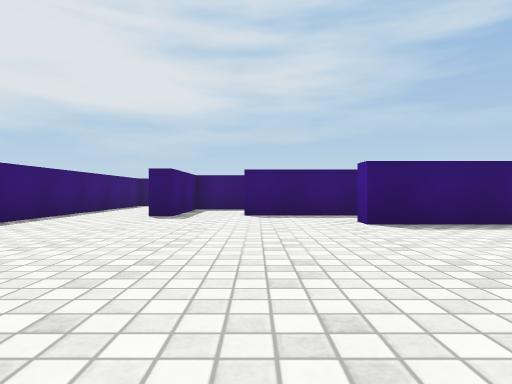
[1] (above)

14 first-person views from a walk through a Unity game level. The camera is 0.51 m above the floor, looks level and sees 75° across. The floor is counted in squares, 1 m on a side. Each view is taken from the middle of a square. On the plan, view 1 faces up. The plan holds only what a view shows up to about 9 squares ahead; the rest is blank. The player character is not drawn. Surface patterns are stand-ins for the level's own textures.

[2]
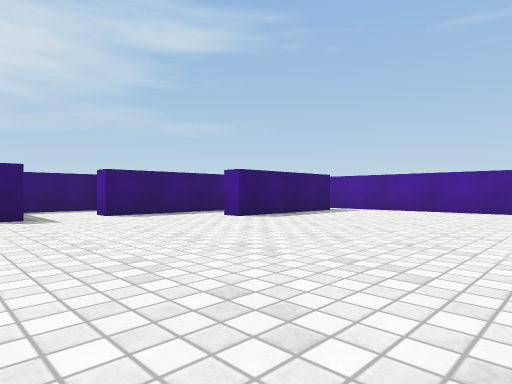

[3]
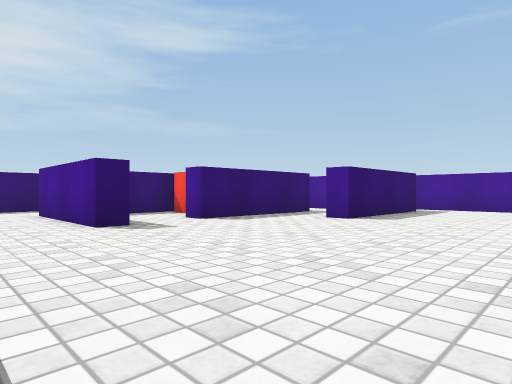

[4]
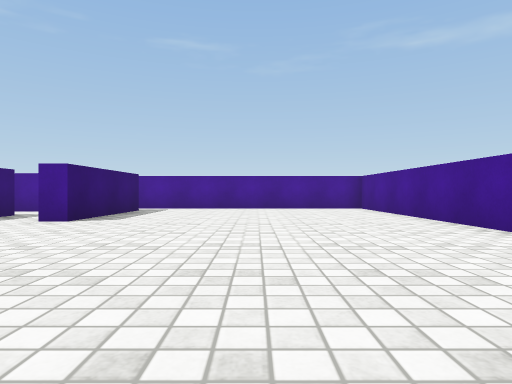

[5]
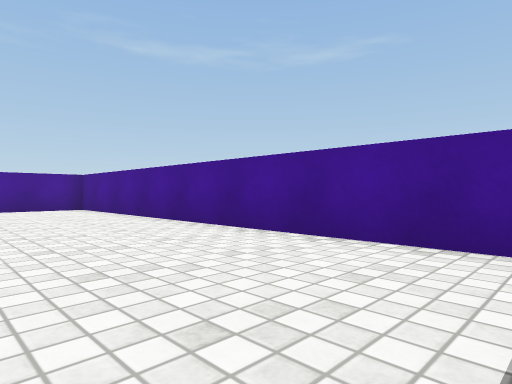

[6]
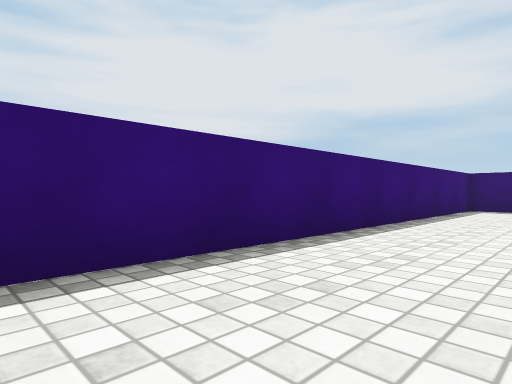

[7]
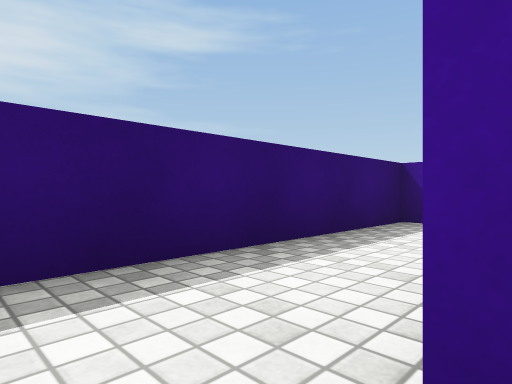

[8]
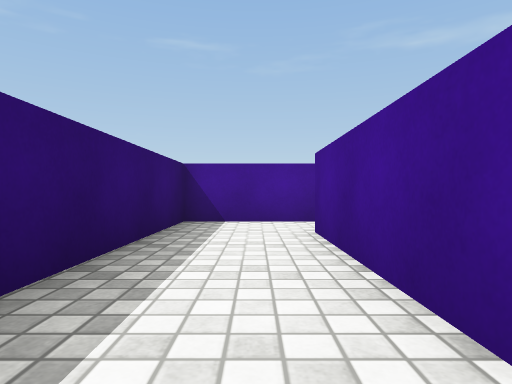

[9]
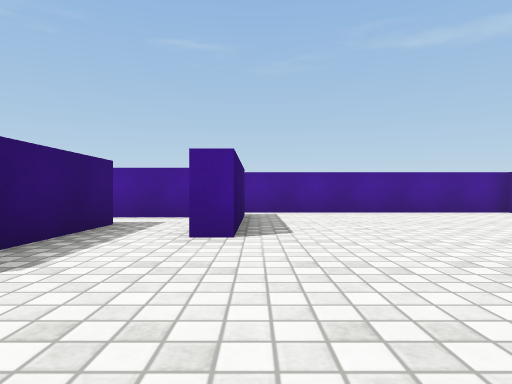

[10]
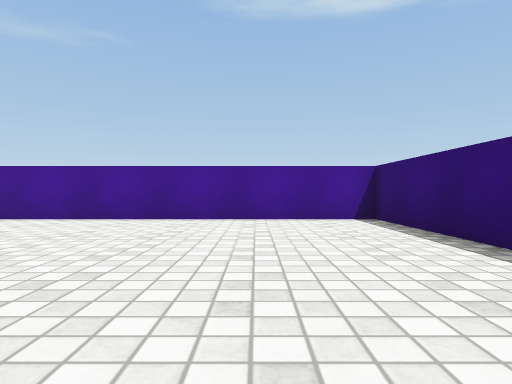

[11]
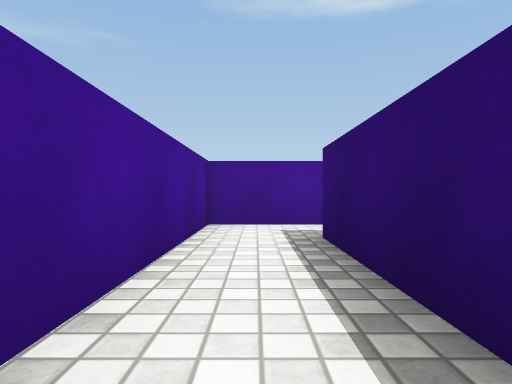

[12]
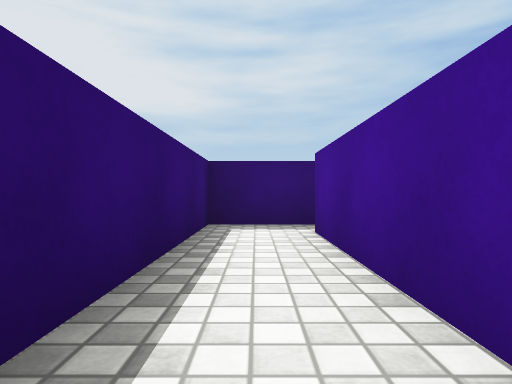

[13]
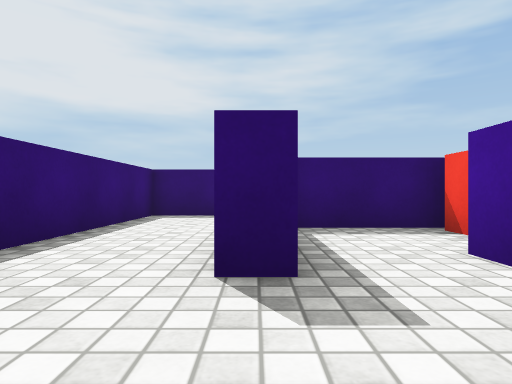

[14]
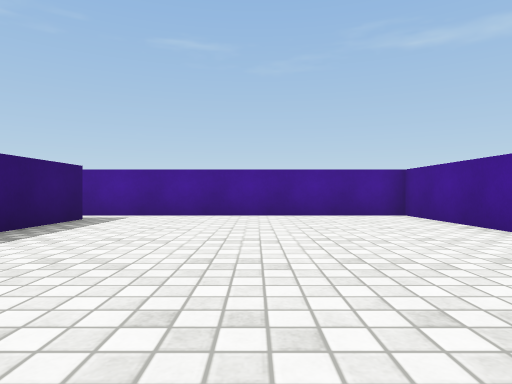

### Floor plan
Points are (right, up) in squares from view 1. A wall is a line through its corners. A room is listed if a view was taken in it or the views show most of it. See-through windows are left out.
Room 1 (views 1, 2, 3, 4, 5, 6, 7, 8, 9, 10, 13, 14)
walls: (1.5, 7.2) (-0.2, 7.2) (-0.2, 7.8); (-1.7, 8.9) (-1.7, 7) (-2.2, 7) (-2.2, 10.2) (1.2, 10.2); (5.2, 5.2) (1.8, 5.2) (1.8, 5.8); (2.8, 9.9) (2.8, 12.2) (-4.2, 12.2) (-4.2, -1.3) (6.3, -1.3) (6.3, 5.8)
ways out: opening at (2.5, 7) to room 2; opening at (2, 10) to room 3; opening at (-1, 8) to room 4
Room 2 (views 11, 12)
walls: (5, 12.2) (3.3, 12.2) (3.3, 7.2) (1.5, 7.2); (2.9, 5.8) (4.7, 5.8) (4.7, 11.2)
ways out: opening at (2.5, 7) to room 1
Room 3 (no view inside)
walls: (0.8, 9.7) (-0.6, 9.7)
ways out: opening at (2, 10) to room 1; opening at (0.5, 9) to room 4
objects: red cube (1, 9)
Room 4 (no view inside)
walls: (-0.6, 9.7) (-1.5, 9.7)
ways out: opening at (-1, 8) to room 1; opening at (0.5, 9) to room 3

Positions as (right, up) in squares from view 1, and headings:
1: (0, 0), facing up
2: (-3, 0), facing up-right
3: (-4, 2), facing up-right
4: (-4, 2), facing right
5: (-4, 2), facing down-right
6: (-2, 2), facing up-left
7: (-3, 10), facing up-right
8: (-3, 11), facing right
9: (-2, 5), facing right
10: (-2, 5), facing down
11: (4, 11), facing down
12: (4, 7), facing up
13: (-2, 5), facing up
14: (-1, 2), facing right
